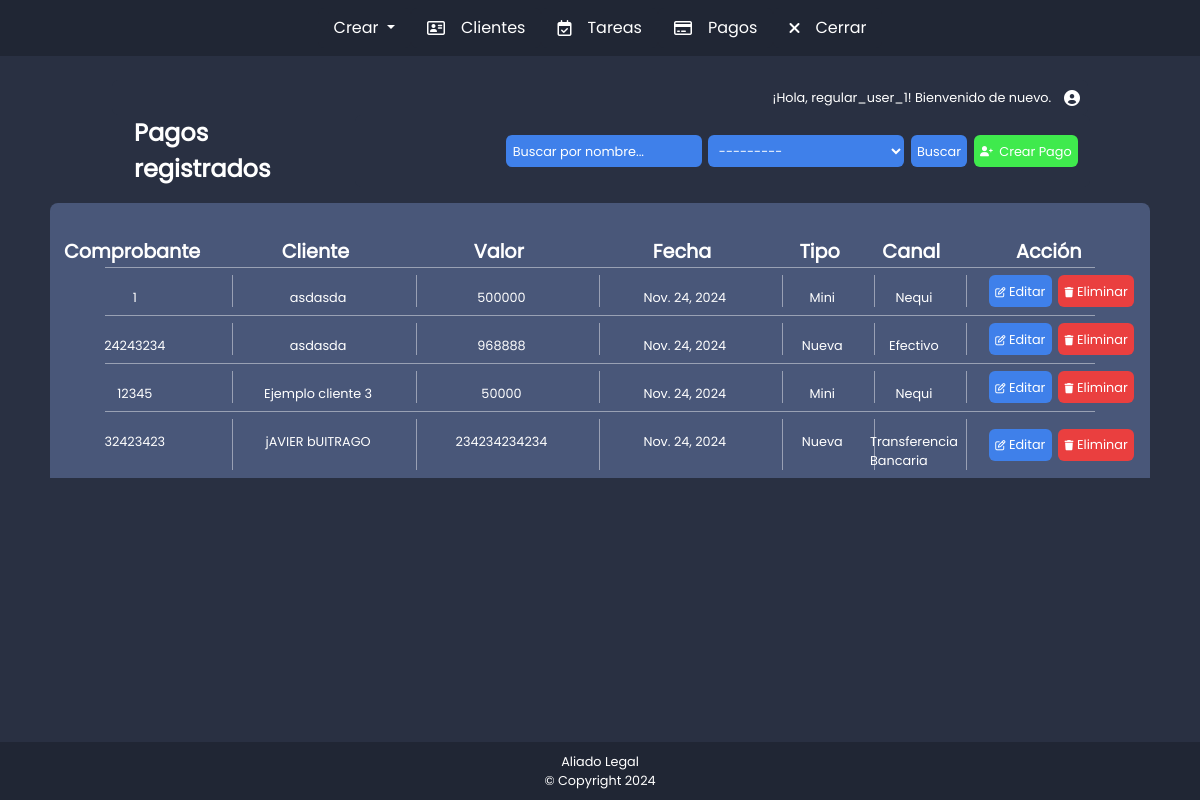
The page /pagos/pagos (signed in) on the database its author committed.
### payments/models.py (models this page shows, shortened)
class Payments(models.Model):
    comprobante = models.IntegerField()  # comprobante
    cliente = models.ForeignKey(Cliente, related_name='paymets', on_delete=models.CASCADE)
    valor_pago = models.IntegerField()  # Valor del pago en número entero
    fecha_pago = models.DateField()  # Fecha del pago
    TIPO_VENTA_CHOICES = [
        ('mini', 'Mini'),
        ('nueva', 'Nueva'),
        ('cuota', 'Cuota'),
    ]
    tipo_venta = models.CharField(max_length=5, choices=TIPO_VENTA_CHOICES)
    CANAL_PAGO_CHOICES = [
        ('nequi', 'Nequi'),
        ('efectivo', 'Efectivo'),
        ('transferencia', 'Transferencia Bancaria'),
    ]
    canal_pago = models.CharField(max_length=15, choices=CANAL_PAGO_CHOICES)

### clients/models.py (models this page shows, shortened)
class Cliente(models.Model):
    nombres = models.CharField(max_length=255)
    telefono = models.CharField(max_length=15)
    abogado = models.ForeignKey(User, related_name='clientes', on_delete=models.CASCADE)

### payments/views.py (the view)
# urls.py: path('pagos', views.listar_pagos, name='listar_pagos'),
@login_required
def listar_pagos(request):
    if request.user.groups.filter(name='Moderador').exists():
        pagos = Payments.objects.all()
        es_moderador = True
    else:
        clientes_abogado = Cliente.objects.filter(abogado=request.user)
        pagos = Payments.objects.filter(cliente__in=clientes_abogado)
        es_moderador = False
    form = PaymentSearchForm(request.GET, user=request.user)  # Asegúrate de pasar el usuario )
    if form.is_valid():
        cliente_nombre = form.cleaned_data.get('cliente_nombre')  # Filtro por nombre del cliente
        abogado = form.cleaned_data.get('abogado')  # Filtro por abogado (solo moderadores)
        if cliente_nombre:
            pagos = pagos.filter(cliente__nombres__icontains=cliente_nombre)
        if es_moderador and abogado:
            pagos = pagos.filter(cliente__abogado=abogado)
    return render(request, 'listar_pagos.html', {
        'pagos': pagos,  # Lista filtrada de pagos
        'form': form  # Formulario de búsqueda
    })

### payments/forms.py
class PaymentSearchForm(forms.Form):
    abogado = forms.ModelChoiceField(
        queryset=User.objects.none(),
        required=False,
        widget=forms.Select(attrs={
            'class': 'inputBuscarPago'
        })
    )
    cliente_nombre = forms.CharField(
        max_length=100,
        required=False,
        widget=forms.TextInput(attrs={
            'class': 'inputBuscarPago',
            'placeholder': 'Buscar por nombre...'  # Placeholder agregado
        })
    )
    def __init__(self, *args, **kwargs):
        self.user = kwargs.pop('user', None)
        super().__init__(*args, **kwargs)  # Llamar al constructor base de Form
        if self.user:
            if self.user.groups.filter(name='Moderador').exists():
                self.fields['abogado'].queryset = User.objects.filter(groups__name='Usuario Regular')
            elif self.user.groups.filter(name='Usuario Regular').exists():
                self.fields['abogado'].queryset = User.objects.filter(id=self.user.id)

### tariffing/context_processor.py (called while the page is built)
def is_moderator(request):
    if request.user.is_authenticated:
        return {'is_moderator': request.user.groups.filter(name='Moderador').exists()}
    return {'is_moderator': False}

### payments/templates/listar_pagos.html (shortened to what this page needs)
{% extends 'base.html' %}
{% load static %}
{% block content %}
<link rel="stylesheet" href="{% static 'listar_pagos222.css' %}">
<div class="container-fluid divbody">
    <div class="row">
        <div class="col-1 pruebat1"></div>
        <div class="col-10">
            <div class="row">
                <div class="col-3 divTituloTabla">
                    <p class="tituloClientes">Pagos registrados</p>
                </div>
                <div class="col-9 pruebat2">
                    <form action="" class="formFiltrarNombreNumero">
                        {{ form.cliente_nombre }}
                        {{ form.abogado }}
                        <button type="submit" class="botonEnviarFormularioFiltrar">Buscar</button>
                    </form>
                    <a href="{% url 'payments:crear_pago' %}">
                        <button class="botonCrearCliente">
                            <i class="fa-solid fa-user-plus"></i>
                            Crear Pago
                        </button>
                    </a>
                </div>
            </div>
        </div>
        <div class="col-1 pruebat3"></div>
    </div>
</div>
{% if is_moderator %}
    <div class="row testteste mt-3">
        <div class="col-11">
            <div class="row tablaTitulosClientes">
                <div class="col-2 divtitulosTablasClientes">
                    <p class="titulosTabla">Abogado Asociado</p>
                </div>
                <div class="col-2 divtitulosTablasClientes">
                    <p class="titulosTabla">Comprobante</p>
                </div>
                <div class="col-2 divtitulosTablasClientes">
                    <p class="titulosTabla">Cliente</p>
                </div>
                <div class="col-1 divtitulosTablasClientes">
                    <p class="titulosTabla">Valor</p>
                </div>
                <div class="col-1 divtitulosTablasClientes">
                    <p class="titulosTabla">Fecha</p>
                </div>
                <div class="col-1 divtitulosTablasClientes">
                    <p class="titulosTabla">Tipo</p>
                </div>
                <div class="col-1 divtitulosTablasClientes">
                    <p class="titulosTabla">Canal</p>
                </div>
                <div class="col-2 divtitulosTablasClientes">
                    <p class="titulosTabla">Acción</p>
                </div>
            </div>
        </div>
    </div>
    {% for pago in pagos %}
    <div class="row testteste">
        <div class="col-11">
            <div class="row tablaDatosClientes">
                <div class="col-2 divdatosClientesT">
                    <p class="datosCliente">{{ pago.cliente.abogado.username }}</p>
                </div>
                <div class="col-2 divdatosClientesT">
                    <p class="datosCliente">{{ pago.comprobante }}</p>
                </div>
                <div class="col-2 divdatosClientesT">
                    <p class="datosCliente">{{ pago.cliente.nombres }}</p>
                </div>
                <div class="col-1 divdatosClientesT">
                    <p class="datosCliente">{{ pago.valor_pago }}</p>
                </div>
                <div class="col-1 divdatosClientesT">
                    <p class="datosCliente">{{ pago.fecha_pago }}</p>
                </div>
                <div class="col-1 divdatosClientesT ">
                    <p class="datosCliente">{{ pago.get_tipo_venta_display }}</p>
                </div>
                <div class="col-1 divdatosClientesT">
                    <p class="datosCliente">{{ pago.get_canal_pago_display }}</p>
                </div>
                <div class="col-2 divtitulosTablasClientes">
                    <a href="{% url 'payments:editar_pago' pago.id %}">
                        <button class="botonEditar">
                            <i class="fa-regular fa-pen-to-square"></i>
                            Editar
                        </button>
                    </a>
                    <a href="{% url 'payments:borrar_pago' pago.id %}">
                        <button class="botonEliminar">
                            <i class="fa-solid fa-trash"></i>
                            Eliminar
                        </button>
                    </a>
                </div>
            </div>
        </div>
    </div>
    {% endfor %}
    {% if messages %}
        <div class="messages">
            {% for message in messages %}
                <div class="alert alert-danger">{{ message }}</div>
            {% endfor %}
        </div>
    {% endif %}
{% else %}
    <div class="row testteste mt-3">
        <div class="col-11">
            <div class="row tablaTitulosClientes">
                <div class="col-2 divtitulosTablasClientes">
                    <p class="titulosTabla">Comprobante</p>
                </div>
                <div class="col-2 divtitulosTablasClientes">
                    <p class="titulosTabla">Cliente</p>
                </div>
                <div class="col-2 divtitulosTablasClientes">
                    <p class="titulosTabla">Valor</p>
                </div>
                <div class="col-2 divtitulosTablasClientes">
                    <p class="titulosTabla">Fecha</p>
                </div>
                <div class="col-1 divtitulosTablasClientes">
                    <p class="titulosTabla">Tipo</p>
                </div>
                <div class="col-1 divtitulosTablasClientes">
                    <p class="titulosTabla">Canal</p>
                </div>
                <div class="col-2 divtitulosTablasClientes">
                    <p class="titulosTabla">Acción</p>
                </div>
            </div>
        </div>
    </div>
    {% for pago in pagos %}
    <div class="row testteste">
        <div class="col-11">
            <div class="row tablaDatosClientes">
                <div class="col-2 divdatosClientesT">
                    <p class="datosCliente">{{ pago.comprobante }}</p>
                </div>
                <div class="col-2 divdatosClientesT">
                    <p class="datosCliente">{{ pago.cliente.nombres }}</p>
                </div>
                <div class="col-2 divdatosClientesT">
                    <p class="datosCliente">{{ pago.valor_pago }}</p>
                </div>
                <div class="col-2 divdatosClientesT">
                    <p class="datosCliente">{{ pago.fecha_pago }}</p>
                </div>
                <div class="col-1 divdatosClientesT ">
                    <p class="datosCliente">{{ pago.get_tipo_venta_display }}</p>
                </div>
                <div class="col-1 divdatosClientesT">
                    <p class="datosCliente">{{ pago.get_canal_pago_display }}</p>
                </div>
                <div class="col-2 divtitulosTablasClientes">
                    <a href="{% url 'payments:editar_pago' pago.id %}">
                        <button class="botonEditar">
                            <i class="fa-regular fa-pen-to-square"></i>
                            Editar
                        </button>
                    </a>
                    <a href="{% url 'payments:borrar_pago' pago.id %}">
                        <button class="botonEliminar">
                            <i class="fa-solid fa-trash"></i>
                            Eliminar
                        </button>
                    </a>
                </div>
            </div>
        </div>
    </div>
    {% endfor %}
{% endif %}
{% endblock %}

### templates/base.html (shortened to what this page needs)
{% load static %}
<!DOCTYPE html>
<html lang="es">
<head>
    <link rel="stylesheet" href="{% static 'base2.css' %}">
</head>
<body>
<div class="containerCreado">
    {% include 'navbar.html' %}
    <main>
        {% if user.is_authenticated %}
        <div class="container-fluid divbody">
            <div class="row">
                <div class="col-1 pruebat1"></div>
                <div class="col-10">
                    <div class="pruebat2 mt-4">
                        <p class="nombreUser">¡Hola, {{ user.username }}! Bienvenido de nuevo.</p>
                        <i class="fa-solid fa-circle-user"></i>
                    </div>
                </div>
                <div class="col-1 pruebat3"></div>
            </div>
        </div>
        {% else %}
            <p>¡Hola! Por favor, inicia sesión.</p>
        {% endif %}
        <div class="container-fluid">
            {% block content %}
            {% endblock %}
        </div>
    </main>
    <div class="container-fluid espaciadoFooter"></div>
    <footer>
        <center>
            <p class="textoFooter">Aliado Legal</p>
            <p class="textoFooter">© Copyright 2024</p>
        </center>
    </footer>
</div>
</body>
</html>

### static/base2.css (style rules this page uses)
.containerCreado { display: grid; min-height: 100vh; grid-template-rows: auto 1fr auto; }
main { background-color: #293042; }
.divbody { background-color: #293042; flex: 1; }
.pruebat1 { background-color: #293042; }
.pruebat2 { display: flex; align-items: center; justify-content: end; background-color: #293042; border-radius: 6px; padding: 0.5em; margin-top: 1em; }
.pruebat3 { background-color: #293042; }
p { margin-bottom: 0rem !important; }
.nombreUser { font-family: "Poppins"; color: white !important; font-weight: 400; font-size: 0.8em; margin-right: 1em; }
.fa-sun, .fa-circle-user { color: white !important; font-size: 1em !important; }
.espaciadoFooter { background-color: #293042; padding: 1em; }
footer { background-color: #202634; color: white; text-align: center; padding: 10px 0; position: relative;; }
.textoFooter { font-family: "Poppins"; color: white !important; font-weight: 400; font-size: 0.8em; }

### static/listar_pagos222.css (style rules this page uses)
.tituloClientes { font-family: "Poppins"; color: white !important; font-weight: 600; font-size: 1.5em; margin-left: 0.5em; text-decoration: none; }
.inputBuscarPago { font-family: "Poppins"; color: white !important; font-weight: 400; font-size: 0.8em; margin-left: 0.5em; text-decoration: none; background-color: #3f80ea; border-style: none; border-radius: 6px; padding: 0.5em; width: 70%; transition: background-color 0.3s ease-in-out; }
.inputBuscarPago::placeholder { color: white; }
.formFiltrarNombreNumero { display: flex; align-items: center; justify-content: end; }
.botonEnviarFormularioFiltrar { font-family: "Poppins"; color: white !important; font-weight: 400; font-size: 0.8em; margin-left: 0.5em; text-decoration: none; background-color: #3f80ea; border-style: none; border-radius: 6px; padding: 0.5em; transition: background-color 0.3s ease-in-out; }
a { text-decoration: none; }
.botonCrearCliente { display: flex; align-items: center; justify-content: center; gap: 0.5em; font-family: "Poppins"; color: white !important; font-weight: 400; font-size: 0.8em; margin-left: 0.5em; text-decoration: none; background-color: #3fea4d; border-style: none; border-radius: 6px; padding: 0.5em; transition: background-color 0.3s ease-in-out; }
.botonCrearCliente i { margin: 0; }
.tablaTitulosClientes { display: flex; justify-content: center; background-color: #495779; border-radius: 8px 8px 0px 0px; padding-top: 1em; }
.divtitulosTablasClientes { display: flex; justify-content: center; align-content: stretch; align-items: center; }
.titulosTabla { font-family: "Poppins"; color: white !important; font-weight: 600; font-size: 1.2em; margin-right: 1em; margin-top: 1em; text-align: center; }
.tablaDatosClientes { display: flex; justify-content: center; background-color: #495779; border-radius: 0px; padding-top: 0.5em; padding-bottom: 0.5em; position: relative; }
.tablaDatosClientes::before { content: ""; position: absolute; top: 0; left: 5%; width: 90%; height: 1px; background-color: rgba(255, 255, 255, 0.438); }
.divdatosClientesT { display: flex; justify-content: center; border-style: solid; border-width: 0px 1px 0px 0px; border-color: rgba(255, 255, 255, 0.438); }
.datosCliente { font-family: "Poppins"; color: white !important; font-weight: 400; font-size: 0.8em; margin-right: 1em; margin-top: 1em; }
.botonEditar { font-family: "Poppins"; color: white !important; font-weight: 400; font-size: 0.8em; margin-left: 0.5em; text-decoration: none; background-color: #3f80ea; border-style: none; border-radius: 6px; padding: 0.5em; transition: background-color 0.3s ease-in-out; }
.botonEliminar { font-family: "Poppins"; color: white !important; font-weight: 400; font-size: 0.8em; margin-left: 0.5em; text-decoration: none; background-color: #ea3f3f; border-style: none; border-radius: 6px; padding: 0.5em; transition: background-color 0.3s ease-in-out; }
.fa-user-plus, .fa-pen-to-square, .fa-trash { color: white !important; font-size: 0.8em !important; }
.testteste { display: flex; justify-content: center; }

### rows shown on the page
Payments: comprobante "1", cliente.nombres "asdasda", valor_pago "500000", fecha_pago "Nov. 24, 2024", tipo_venta "Mini", canal_pago "Nequi"
Payments: comprobante "24243234", cliente.nombres "asdasda", valor_pago "968888", fecha_pago "Nov. 24, 2024", tipo_venta "Nueva", canal_pago "Efectivo"
Payments: comprobante "12345", cliente.nombres "Ejemplo cliente 3", valor_pago "50000", fecha_pago "Nov. 24, 2024", tipo_venta "Mini", canal_pago "Nequi"
Payments: comprobante "32423423", cliente.nombres "jAVIER bUITRAGO", valor_pago "234234234234", fecha_pago "Nov. 24, 2024", tipo_venta "Nueva", canal_pago "Transferencia Bancaria"

### other values the page prints
{{ user.username }} "regular_user_1"
